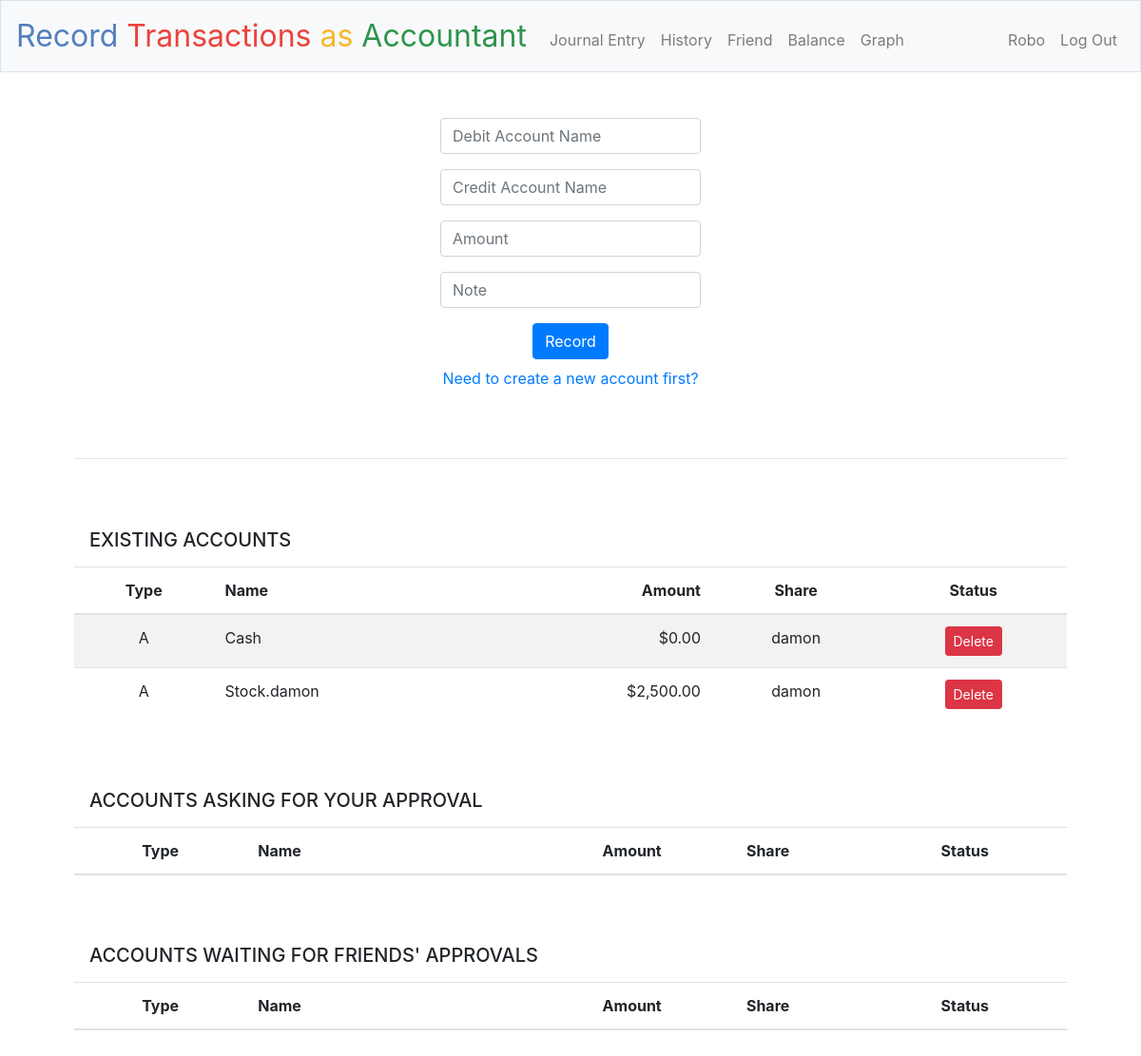
The app's page /journalentry (signed in) with its own data.
### tables this page shows
CREATE TABLE account (
    id integer primary KEY,
    user_id integer not null,
    type text not null,
    name text not null,
    share text,
    sharestatus text,
    note text,
    initial numeric default 0,
    amount numeric default 0,
    FOREIGN KEY(user_id) REFERENCES users(id)
);

### application.py (the view)
@app.route("/journalentry", methods=["GET", "POST"])
@login_required
def journalentry():
    if request.method == "POST":
        find_missing_errors = is_provided("debit") or is_provided("credit") or is_provided("amount")
        if find_missing_errors:
            return find_missing_errors
        elif not request.form.get("amount").isdigit():
            return apology("invalid amount, please enter 0-9")
        debit = request.form.get("debit")
        credit = request.form.get("credit")
        amount = int(request.form.get("amount"))
        note = request.form.get("note")
        rows_debit = db.execute("SELECT type, name, amount FROM account WHERE name = :debit and user_id=:user_id",
                         user_id=session["user_id"],
                         debit=debit
                         )
        rows_credit = db.execute("SELECT type, name, amount FROM account WHERE name = :credit and user_id=:user_id",
                         user_id=session["user_id"],
                         credit=credit
                         )
        print("使用者會計科目資料庫搜尋結果")
        print(rows_debit, rows_credit)
        if len(rows_debit) != 1:
            flash("please add new debit account")
            return render_template("add_account.html")
        if len(rows_credit) != 1:
            flash("please add new credit account")
            return render_template("add_account.html")
        debittype = rows_debit[0]["type"]
        debitamount = rows_debit[0]['amount']
        credittype = rows_credit[0]["type"]
        creditamount = rows_credit[0]['amount']
        if debittype == "A" or debittype == "E":
            updated_debitamount = debitamount + amount
        else:
            updated_debitamount = debitamount - amount
        if updated_debitamount < 0:
            return apology("debit account cannot be negative")
        if credittype == "A" or credittype == "E":
            updated_creditamount = creditamount - amount
        else:
            updated_creditamount = creditamount + amount
        if updated_creditamount < 0:
            return apology("credit account cannot be negative")
        db.execute("UPDATE account SET amount = :updated_debitamount WHERE name = :debit and user_id=:user_id",
                debit=debit,
                updated_debitamount=updated_debitamount,
                user_id=session["user_id"])
        db.execute("UPDATE account SET amount = :updated_creditamount WHERE name = :credit and user_id=:user_id",
                credit=credit,
                updated_creditamount=updated_creditamount,
                user_id=session["user_id"])
        print("\n")
        print("------Now Running jornalentry() 更新會計科目資料庫餘額------")
        print("更新借方金額 {rows_debit}: {updated_debitamount}".format(rows_debit=rows_debit, updated_debitamount=updated_debitamount))
        print("更新貸方金額 {rows_credit}: {updated_creditamount}".format(rows_credit=rows_credit, updated_creditamount=updated_creditamount))
        db.execute("""
            INSERT INTO transactions
                (user_id, debit, credit, amount, note)
            VALUES (:user_id, :debit, :credit, :amount, :note)
            """,
                user_id = session["user_id"],
                debit = debit,
                credit = credit,
                amount = amount,
                note = note
            )
        flash("You are a Good Accountant!")
        print("\n")
        print("------Now Running jornalentry() 成功加入歷史交易分錄------")
        return redirect("/history")
    else:
        A_balances, L_balances, R_balances, E_balances, balance, profit = allaccount_ge0()
        wait_approvalaccounts  = db.execute("""SELECT account.id, account.user_id, users.username, account.type, account.name, account.share, account.sharestatus, account.amount, account.note
                                       FROM account
                                       JOIN users
                                       ON users.id=account.user_id
                                       WHERE account.user_id=:user_id and account.sharestatus=:sharestatus""",
                                       user_id=session["user_id"],
                                       sharestatus="Wait for approval")
        ask_approvalaccounts  = db.execute("""SELECT account.id, account.user_id, users.username, account.type, account.name, account.share, account.sharestatus, account.amount, account.note
                                       FROM account
                                       JOIN users
                                       ON users.id=account.user_id
                                       WHERE account.share=:share and account.sharestatus=:sharestatus""",
                                       share=session["user_name"],
                                       sharestatus="Wait for approval")
        print("\n")
        print("------列印出所有要求授權的會計科目------")
        for ask_approvalaccount in ask_approvalaccounts:
            print(ask_approvalaccount)
        print("\n")
        print("------列印出所有請求授權的會計科目------")
        for wait_approvalaccount in wait_approvalaccounts:
            print(wait_approvalaccount)
        return render_template("journalentry.html", A_balances=A_balances, L_balances=L_balances, R_balances=R_balances, E_balances=E_balances, balance=balance, profit=profit, ask_approvalaccounts=ask_approvalaccounts, wait_approvalaccounts=wait_approvalaccounts)

### application.py (called while the page is built)
@app.after_request
def after_request(response):
    response.headers["Cache-Control"] = "no-cache, no-store, must-revalidate"
    response.headers["Expires"] = 0
    response.headers["Pragma"] = "no-cache"
    return response

def allaccount_ge0():
    rows = db.execute("""
        SELECT id, type, name, amount, note, share, sharestatus
        FROM account
        WHERE user_id = :user_id
        GROUP by name
        HAVING amount >=0;
    """, user_id=session["user_id"])
    A_balances, L_balances, R_balances, E_balances, balance, profit = accountformat(rows)
    return (A_balances, L_balances, R_balances, E_balances, balance, profit)

### helpers.py (called while the page is built, shortened)
def login_required(f):
    @wraps(f)
    def decorated_function(*args, **kwargs):
        if session.get("user_id") is None:
            return redirect("/login")
        return f(*args, **kwargs)
    return decorated_function

def usd(value):
    return f"${value:,.2f}"

### templates/journalentry.html (shortened to what this page needs)
{% extends "layout.html" %}
{% block main %}
    <form action="/journalentry" method="post">
        <div class="form-group">
            <input autocomplete="off" placeholder="Debit Account Name" class="form-control"  autofocus name="debit" type="text">
        </div>
        <div class="form-group">
            <input autocomplete="off" placeholder="Credit Account Name" class="form-control"  autofocus name="credit" type="text">
        </div>
         <div class="form-group">
            <input autocomplete="off" placeholder="Amount" min="1" class="form-control"  name="amount" type="number">
        </div>
        <div class="form-group">
            <input autocomplete="off" placeholder="Note" class="form-control"  autofocus name="note" type="text">
        </div>
        <button class="btn btn-primary" type="submit">Record</button>
        <div>
            <a class="nav-link" href="/add_account">Need to create a new account first?</a>
        </div>
    </form>
    <form action="/deleteaccount" method="post">
        <br></br>
        <hr class="style-one-line" />
        <br></br>
        <h5 class="navbar navbar-expand-md navbar-light">EXISTING ACCOUNTS</h5>
        <div>
            <table class="table table-striped">
                <thead>
                    <tr>
                        <th>Type</th>
                        <th id="name">Name</th>
                        <th id="amount">Amount</th>
                        <th>Share</th>
                        <th>Status</th>
                    </tr>
                </thead>
                <tbody>
                    {% for A_balance in A_balances %}
                    <tr>
                        <td>{{A_balance["type"]}}</td>
                        <td id="name">{{A_balance["name"]}}</td>
                        <td id="amount">{{A_balance["amount"]}}</td>
                        <td>{{A_balance["share"]}}</td>
                        <td>
                            <button name = "delete" value = "{{A_balance["id"]}}" type="submit" class="btn btn-danger btn-sm">Delete</button>
                        </td>
                    </tr>
                    {% endfor %}
                </tbody>
            </table>
        </div>
    </form>
    <br></br>
    <form action="/approvalornot" method="post">
        <h5 class="navbar navbar-expand-md navbar-light">ACCOUNTS ASKING FOR YOUR APPROVAL</h5>
        <div>
            <table class="table table-striped">
                <thead>
                    <tr>
                        <th>Type</th>
                        <th id="name">Name</th>
                        <th id="amount">Amount</th>
                        <th>Share</th>
                        <th>Status</th>
                    </tr>
                </thead>
            </table>
        </div>
    </form>
    <br></br>
    <form action="/deleteaccount" method="post">
        <h5 class="navbar navbar-expand-md navbar-light">ACCOUNTS WAITING FOR FRIENDS' APPROVALS</h5>
        <div>
            <table class="table table-striped">
                <thead>
                    <tr>
                        <th>Type</th>
                        <th id="name">Name</th>
                        <th id="amount">Amount</th>
                        <th>Share</th>
                        <th>Status</th>
                    </tr>
                </thead>
            </table>
        </div>
    </form>
{% endblock %}

### static/styles.css (style rules this page uses)
main .form-control { display: inline-block; width: auto; }
main table { text-align: center; }
#name { text-align: left; }
#amount { text-align: right; }
hr.style-one-line { border: 0; height: 0; border-top: 1px solid rgba(0,0,0,0.1); border-bottom: 1px solid rgba(255,255,255,0.3); }

### records on screen
account: type "A", name "Cash", amount "$0.00", share "damon", {{ A_balance["id"] }} 14 (drawn)
account: type "A", name "Stock.damon", amount "$2,500.00", share "damon", {{ A_balance["id"] }} 26 (drawn)

### other values on screen
{{ session.user_name }} "Robo"
